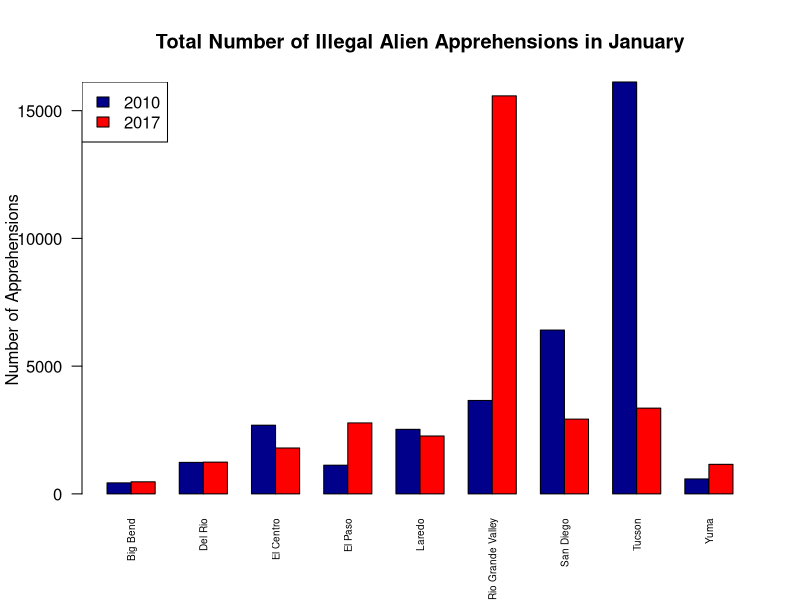
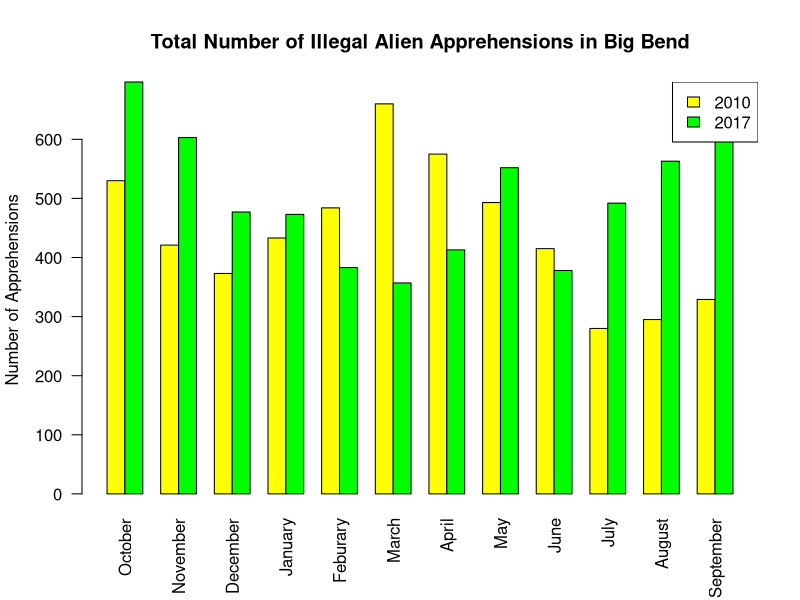
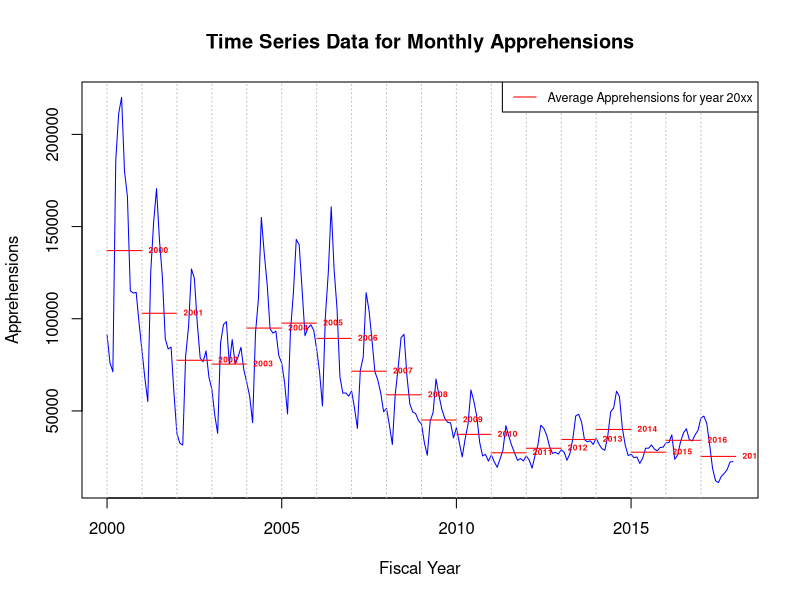

The R source for these figures, in order:
# Load the data
PB2010 <- read.csv('./Data/BP Apprehensions 2010.csv')
PB2017 <- read.csv('./Data/PB Apprehensions 2017.csv')
monthly <- read.csv('./Data/PB monthly summaries.csv')

# Clean the data
PB2017 <- PB2017[,-14]
PB2017 <- PB2017[-10,]
PB2017 <- cbind(Sector=PB2010$Sector,as.data.frame(sapply(PB2017[2:ncol(PB2017)],function(x){as.integer(gsub(',','',x))})))

# Save cleaned data
saveRDS(PB2010,file="./Data/PB Apprehensions 2010.rds")
saveRDS(PB2017,file='./Data/PB Apprehensions 2017.rds')
saveRDS(monthly,file='./Data/PB monthly summaries.rds')



# PART A plots

# Compare by month

# write a function that would produce barplots by month
# PB1 and PB2 should be dataframes, and the function is designed to let PB2010 = PB1 and PB2017 = PB2
# n should be a string that indicates the month of the graph

month_graph <- function(PB1,PB2,n){
    month <- c('October','November','December','January','Feburary','March','April','May','June','July','August',
               'September')
    time <- which(month==n)
    m <- rbind(PB1[,time+1],PB2[,time+1])
    rownames(m) <- c('2010','2017')
    colnames(m) <- PB2010$Sector
    barplot(as.matrix(m),col=c('darkblue','red'),ylab='Number of Apprehensions',
            main=paste('Total Number of Illegal Alien Apprehensions in', n,sep = ' '),
            beside = TRUE,las=2,cex.names = 0.6)
    legend("topleft", 
           legend = rownames(m), 
           fill = c("darkblue", "red"))
}

# an example of the function above
month_graph(PB2010,PB2017,'January')

# Compare by sector

# write a function that would produce barplots by sector
# PB1 and PB2 should be dataframes, and the functions is designed to take PB2010 as PB1 and PB2017 as PB2
# n should be a string that indicates the sector of the graph

sector_graph <- function(PB1,PB2,n){
    sector <- as.character(PB2010$Sector)
    s <- which(sector==n)
    m <- rbind(PB1[s,-1],PB2[s,-1])
    rownames(m) <- c('2010','2017')
    colnames(m) <- c('October','November','December','January','Feburary','March','April','May','June','July','August',
                    'September')
    barplot(as.matrix(m),col=c('yellow','green'),ylab='Number of Apprehensions',
            main=paste('Total Number of Illegal Alien Apprehensions in',n,sep = ' '),
            beside = TRUE, las=2)
    legend("topright", 
           legend = rownames(m), 
           fill = c("yellow", "green"))
}

# an example of the function above

sector_graph(PB2010,PB2017,'Big Bend')


# PART B t-test by sector

# Sector with most apprehensions in 2010
PB2010$Total <- apply(PB2010[,-1],1,sum)
most_2010 <- PB2010[PB2010$Total==max(PB2010$Total),]
most_2010_s <- as.character(PB2010$Sector[PB2010$Total==max(PB2010$Total)]) # gives the name of the sector

# Sector with most apprehensions in 2017
PB2017$Total <- apply(PB2017[,-1],1,sum)
most_2017 <- PB2017[PB2017$Total==max(PB2017$Total),]
most_2017_s <- as.character(PB2017$Sector[PB2017$Total==max(PB2017$Total)]) # gives the name of the sector

# Combine these two rows as a new dataframe
most <- as.data.frame(t(rbind(most_2010,most_2017)))
colnames(most) <- c('2010','2017')
most <- most[-1,]
most <- most[-13,]
most$`2010` <- as.numeric(as.character(most$`2010`))
most$`2017` <- as.numeric(as.character(most$`2017`))

# a variance test first
var.test(most$`2010`,most$`2017`) # the result of the test is that two samples have same variance

# then the initial t-test
t.test(most$`2010`,most$`2017`,paired=FALSE,var.equal = TRUE) 
# with a significance level of 0.05, we have to reject the null hypothesis and conclude that there are differences in mean

# a second t-test to find out if the mean level of apprehension increases from 2010 to 2017
t.test(most$`2010`,most$`2017`,paired=FALSE,var.equal = TRUE,alternative='greater')
# with a significance level of 0.05, we have to reject the null hypothesis and conclude that the mean level in 2010 is greater than the mean level in 2017



# PART C t-test for three month period

# Three months periods

# write a function that would return a dataframe with the total number of apprehensions in 3-month period
# object should be a data frame, particularly, should be either PB2010 or PB2017

three_period <- function(object) {
  period <- data.frame()
  for (i in (1:nrow(object))) {
    for (j in (1:(ncol(object)-3))){
      period[i,j] <- object[i,j+1]+object[i,j+2]+object[i,j+3]
    }
  }
  colnames(period) <- c('Oct-Dec','Nov-Jan','Dec-Feb','Jan-Mar','Feb-Apr','Mar-May','Apr-Jun',
                        'May-Jul','Jun-Aug','Jul-Sep')
  rownames(period) <- PB2017$Sector
  period
}

t_month_2010 <- three_period(PB2010[,1:13])
t_month_2017 <- three_period(PB2017[,1:13])

# Calculate the total apprehension for each three month period and assign a name for the new row
t_month_2010 <- rbind(t_month_2010,colSums(t_month_2010))
rownames(t_month_2010) <- c(rownames(t_month_2010)[-length(rownames(t_month_2010))],'Total')

t_month_2017 <- rbind(t_month_2017,colSums(t_month_2017))
rownames(t_month_2017) <- c(rownames(t_month_2017)[-length(rownames(t_month_2017))],'Total')

# Find the maximum apprehension level for each year and return the time period
max_2010 <- t_month_2010[,t_month_2010[length(t_month_2010),]==max(t_month_2010[length(t_month_2010),])]
max_2017 <- t_month_2017[,t_month_2017[length(t_month_2017),]==max(t_month_2017[length(t_month_2017),])]

max_2010_period <- colnames(t_month_2010)[t_month_2010[length(t_month_2010),]==max(t_month_2010[length(t_month_2010),])] # gives the exact time period of the max level apprehension
max_2017_period <- colnames(t_month_2017)[t_month_2017[length(t_month_2017),]==max(t_month_2017[length(t_month_2017),])] # gives the exact time period of the max level apprehension

# Combine these two samples together under a new data frame
max_three <- as.data.frame(cbind(max_2010,max_2017))

# Perform a variance test first
var.test(max_three$max_2010,max_three$max_2017) # the result of the variance test is that two samples having the same variance

# then do a two-sided t-test
t.test(max_three$max_2010,max_three$max_2017,paired = FALSE,var.equal = TRUE)
# with a significance level of 0.05, we can conclude that means of these two samples are different

# then do a one-sided test to see whether there is an increase in apprehension from 2010 to 2017
t.test(max_three$max_2010,max_three$max_2017,paired=FALSE,var.equal = TRUE,alternative = 'less')
# with a significance level of 0.05, we can conclude that mean level of apprehension in 2017 is greater than the mean level of apprehension in 2010
# thus we can say that there is an increae in meal apprehension level from 2010 to 2017



# PART D time series data

# order the dataset so that the year is in ascending order
monthly <- monthly[order(monthly$year),]

# yearly average apprehension
monthly$mean <- apply(monthly[,-1],1,mean)

ts1 <- monthly[,2:13]
ts2 <- as.vector(t(ts1))
ts3 <- ts(ts2, start = c(2000,1), frequency=12) # convert the fiscal year into normal calendar year

tsplot <- function(ts) {
  ts.plot(ts, gpars=list(xlab="Fiscal Year", ylab="Apprehensions", lty=c(1:3)),col='blue',main='Time Series Data for Monthly Apprehensions')
  label <- as.character(seq(from=2000,to=2017))
  for (i in 1:18) {
    segments(monthly$year[i],monthly$mean[i],monthly$year[i]+1,monthly$mean[i],col='red')
    text(x=monthly$year[i]+0.9,y=monthly$mean[i],pos=4,labels=label[i],col='red',cex=0.5,font=2)
  }
  abline(v=2000:2017,col='grey',lty=3)
  legend('topright',lty=1,col='red',legend = 'Average Apprehensions for year 20xx',cex = 0.75)
}

tsplot(ts3)
